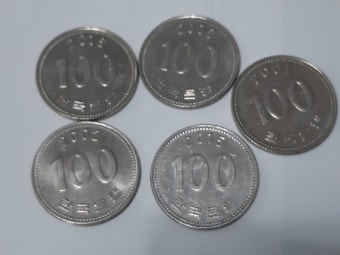
#> input picture opencv_study/images/coin.png, 340 x 255 px, found by its file name
$ python self_example2.py
#> lines starting #> are read from the running program, lines starting #| are printed output that depends on the picture; after the words box and inside, x2 and y2 are one past the last pixel; in counts of white or black regions, pixels touching at a corner belong together
# self_example2.py

'''
문제 1 — 동전 크기 구별

coin.png를 읽어서 동전마다 바운딩박스를 그리되,

면적이 가장 큰 동전 → 빨간색 박스
나머지 동전 → 초록색 박스
콘솔에는 "가장 큰 동전 면적: XXXX" 출력.

'''
# 파일 읽기
# 면적? 면적을 어떻게 가져오지? findContour
# 바운딩 박스 rectangle(이미지, 좌표, 좌표, 색, 선굵기)
# 콘솔출력 w * h


import cv2

img = cv2.imread("opencv_study/images/coin.png")
#> img is the input picture: shape (255, 340, 3); mean B, G, R 138.8, 135.2, 131.8

copy_img = img.copy()

gray = cv2.cvtColor(copy_img, cv2.COLOR_BGR2GRAY)
blur = cv2.GaussianBlur(gray, (9,9), 0)
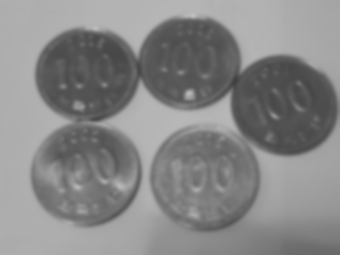
#> blur: shape (255, 340); min 63, max 194, mean 134.6
_r, thresh = cv2.threshold(blur, 125, 255, cv2.THRESH_BINARY_INV)
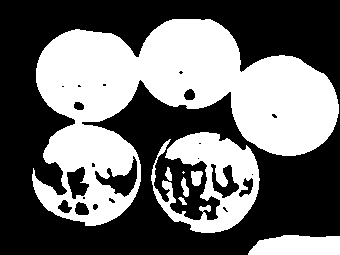
#> thresh: shape (255, 340); 42.5% white; 8 white regions (1 under 20 px)

contours, hire = cv2.findContours(
    thresh,
    cv2.RETR_EXTERNAL,
    cv2.CHAIN_APPROX_SIMPLE
)
#> contours = 8 contours, 1 with area under 20; largest, box (x1, y1, x2, y2) and area: (32, 19, 339, 226) 30638, (151, 132, 260, 233) 5566, (248, 235, 340, 255) 1472, (191, 171, 203, 186) 121, (181, 177, 189, 197) 74, (165, 167, 172, 181) 48, (178, 197, 187, 205) 26; hire = [[1, -1, -1, -1], [2, 0, -1, -1], [3, 1, -1, -1], [4, 2, -1, -1], [5, 3, -1, -1], [6, 4, -1, -1], [7, 5, -1, -1], [-1, 6, -1, -1]]

max_cnt = ""
max_area = 0

for cnt in contours:
    area = cv2.contourArea(cnt)
    if area > max_area:
        max_cnt = cnt
#> this loop made 8 passes
#> area on passes 1, 2, 3, 4, 6, 7, 8: 1472, 25.5, 74, 121, 47.5, 5566, 30638.5

max_x, max_y, max_w, max_h = cv2.boundingRect(max_cnt)
#> max_x = 32; max_y = 19; max_w = 307; max_h = 207
cv2.rectangle(
    copy_img,
    (max_x, max_y),
    (max_x+max_w, max_y+max_h),
    (0,0,255),
    2
)
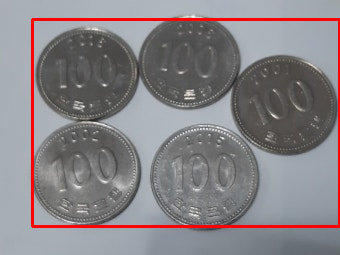
#> copy_img: shape (255, 340, 3); 3.31% of pixels changed, all inside (x1, y1, x2, y2) = (31, 18, 340, 228)

cv2.imshow("copy", copy_img)
cv2.imshow("a", thresh)
cv2.waitKey(0)


'''
문제 2 — 차량 번호 달기

car2.png에서 각 차량에 바운딩박스를 그리고,
박스 위쪽에 cv2.putText()로 차량 번호(1, 2, 3…)를 흰색 글자로 표시.

힌트: cv2.putText(img, "1", (x, y-5), cv2.FONT_HERSHEY_SIMPLEX, 0.6, (255,255,255), 2)

'''


'''
문제 3 — 영상 구간별 프레임 저장

bird.mp4에서 3초, 6초, 9초 지점의 프레임을 각각
frame_3s.png, frame_6s.png, frame_9s.png로 저장.

반복문으로 처리하되 cap.set() + cap.read() 조합 사용.

'''

$ run again, with opencv_study/images/car.png copied over opencv_study/images/coin.png
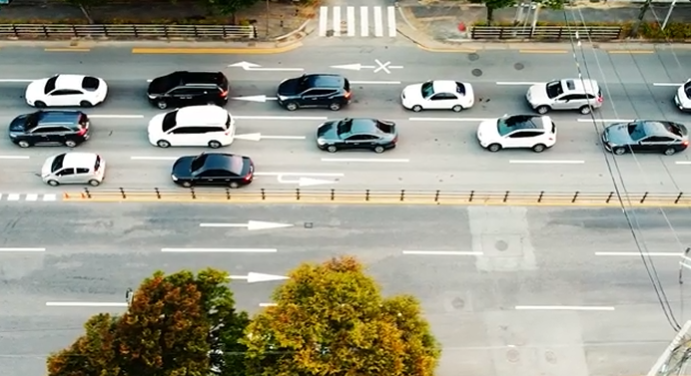
#> input picture opencv_study/images/car.png, 691 x 376 px, found by its file name
#> img is the input picture: shape (376, 691, 3); mean B, G, R 139.9, 155.4, 156.2
#> `_r, thresh = cv2.threshold(blur, 125, 255, cv2.THRESH_BINARY_INV)`:
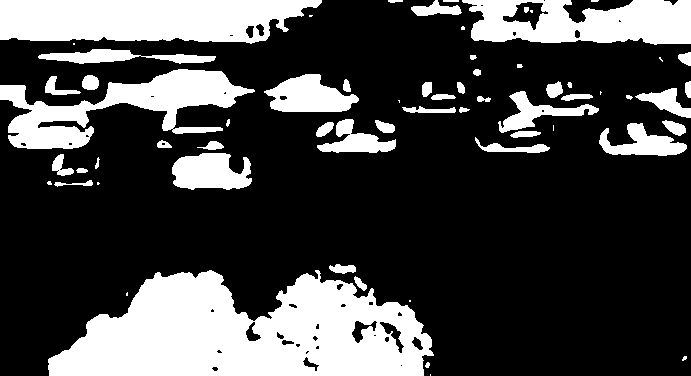
#> thresh: shape (376, 691); 27.3% white; 63 white regions (15 under 20 px)
#> contours = 61 contours, 23 with area under 20; largest, box (x1, y1, x2, y2) and area: (48, 270, 434, 376) 28368, (0, 0, 322, 44) 11406, (462, 0, 691, 45) 8024, (0, 69, 255, 149) 7688, (264, 74, 359, 112) 2243; hire = 61 rows, first 6: [1, -1, -1, -1], [2, 0, -1, -1], [3, 1, -1, -1], [4, 2, -1, -1], [5, 3, -1, -1], [6, 4, -1, -1]
#> the loop `for cnt in contours:` made 61 passes
#> area on passes 6, 7, 8, 11, 12, 14, 15, 16: 76, 28368.5, 155.5, 69, 35, 203, 2147, 104
#> max_x = 0; max_w = 322; max_h = 44
#> `cv2.rectangle( copy_img, (max_x, max_y), (max_x+max_w, max_y+max_h), (..`:
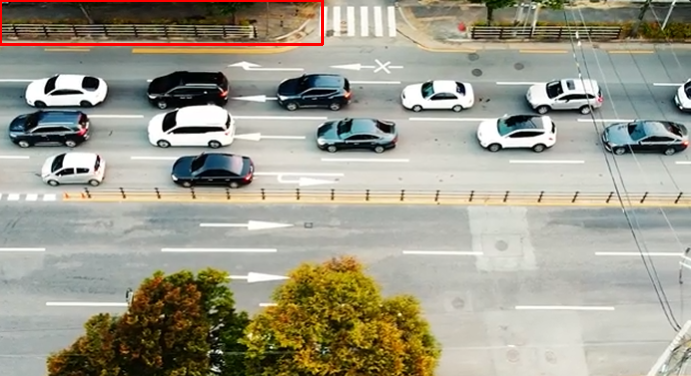
#> copy_img: shape (376, 691, 3); 0.7% of pixels changed, all inside (x1, y1, x2, y2) = (0, 0, 324, 46)

$ run again, with opencv_study/images/car2.png copied over opencv_study/images/coin.png
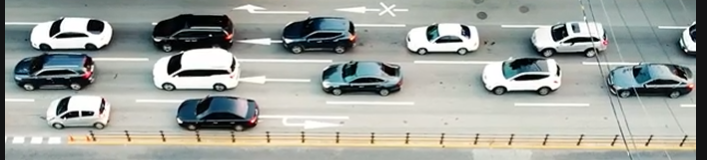
#> input picture opencv_study/images/car2.png, 707 x 160 px, found by its file name
#> img is the input picture: shape (160, 707, 3); mean B, G, R 157.5, 163, 158.7
#> `_r, thresh = cv2.threshold(blur, 125, 255, cv2.THRESH_BINARY_INV)`:
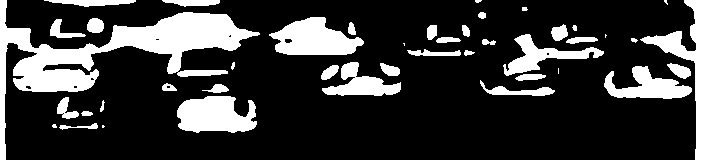
#> thresh: shape (160, 707); 21.9% white; 43 white regions (7 under 20 px)
#> contours = 43 contours, 12 with area under 20; largest, box (x1, y1, x2, y2) and area: (0, 0, 260, 160) 8460, (640, 0, 707, 160) 2502, (269, 17, 364, 55) 2243, (177, 96, 257, 133) 2147, (604, 66, 692, 99) 1397; hire = 43 rows, first 6: [1, -1, -1, -1], [2, 0, -1, -1], [3, 1, -1, -1], [4, 2, -1, -1], [5, 3, -1, -1], [6, 4, -1, -1]
#> the loop `for cnt in contours:` made 43 passes
#> area on passes 3, 4, 6, 7, 8, 9, 10, 11: 69, 35, 203, 2147, 104, 70, 355.5, 124.5
#> max_x = 0; max_w = 260; max_h = 160
#> `cv2.rectangle( copy_img, (max_x, max_y), (max_x+max_w, max_y+max_h), (..`:
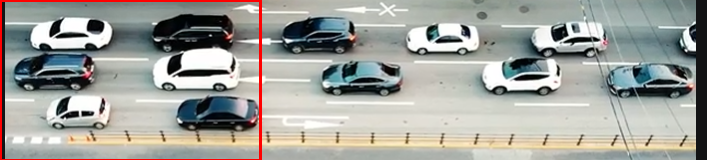
#> copy_img: shape (160, 707, 3); 1.39% of pixels changed, all inside (x1, y1, x2, y2) = (0, 0, 262, 160)

$ run again, with opencv_study/images/cat.png copied over opencv_study/images/coin.png
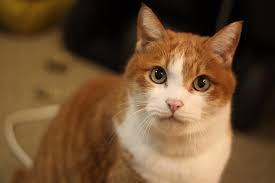
#> input picture opencv_study/images/cat.png, 275 x 183 px, found by its file name
#> img is the input picture: shape (183, 275, 3); mean B, G, R 50.4, 80.4, 110
#> `_r, thresh = cv2.threshold(blur, 125, 255, cv2.THRESH_BINARY_INV)`:
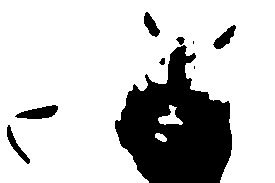
#> thresh: shape (183, 275); 78% white; 9 black regions (2 under 20 px)
#> contours = 3 contours; box (x1, y1, x2, y2) and area: (0, 0, 275, 183) 39476, (158, 105, 183, 125) 196, (155, 133, 167, 142) 58; hire = [[1, -1, -1, -1], [2, 0, -1, -1], [-1, 1, -1, -1]]
#> the loop `for cnt in contours:` made 3 passes
#> area on passes 1 to 3: 57.5, 196, 39476
#> max_x = 0; max_w = 275; max_h = 183
#> `cv2.rectangle( copy_img, (max_x, max_y), (max_x+max_w, max_y+max_h), (..`:
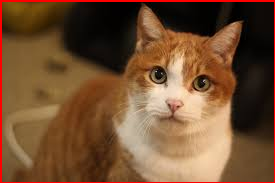
#> copy_img: shape (183, 275, 3); 2.71% of pixels changed, all inside (x1, y1, x2, y2) = (0, 0, 275, 183)
